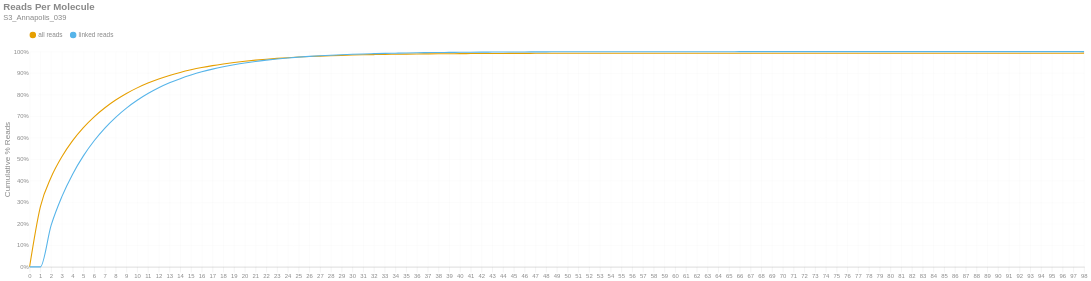

Notebook code for this chart:
### Markdown cell above
### Reads per Molecule
This chart shows the cumulative distribution of the number of reads per linked molecule. That is, how many alignments are associated with a unique molecule. This excludes the number of reads associated with invalid or absent linked-read barcodes. The `linked` histogram is the percentages recalculated when disregarding singletons.

### Code cell
if SKIPLR:
    print_html(f"Skipped")
else:
    counts = np.bincount(valids['reads'].cast(pl.Int64).to_numpy())
    weighted = counts * np.arange(len(counts))
    all_perc = weighted / n_reads
    linked_perc = weighted / n_linked_reads
    linked_perc[1] = 0
    binned_df = pl.DataFrame({
        'readsper': list(range(len(counts))),
        'all reads (cumsum)': np.cumsum(all_perc).tolist(),
        'linked reads (cumsum)': np.cumsum(linked_perc).tolist(),
    })

    with SafeRender(binned_df):
        (
            density_plot(binned_df, 'Reads Per Molecule', samplename, 'readspmol')
            .encode(
                x=alt.X('readsper:O', title=None).axis(labelAngle=0).scale(padding=0),
                y=alt.Y('value:Q', title='Cumulative % Reads').axis(format='%').stack(False),
                color=alt.Color("key:N").scale(domain=["all reads", "linked reads"]),
                tooltip=[
                    alt.Tooltip("key:N", title="Data Type"),
                    alt.Tooltip("readsper:O", title="Reads Per Molecule"),
                    alt.Tooltip("value:Q", format=".2%", title="% Reads (Cum.)")
                ]            
            )
        ).display()

### Figure 1 — Vega-Lite specification as saved in the notebook (floating-point values rounded to 4 significant figures)
{"width": "container", "height": 400, "config": {"title": {"anchor": "start", "dy": -15, "fontSize": 18, "color": "#888888", "subtitleColor": "#888888", "subtitleFontSize": 14}, "arc": {"fill": "#0072B2"}, "axis": {"domainColor": "#888888", "domainWidth": 0.5, "gridWidth": 0.2, "grid": false, "titleFontWeight": 400, "titleFontSize": 15, "labelFontSize": 11, "labelColor": "#888888", "tickColor": "#888888", "tickWidth": 0.2, "titleColor": "#888888"}, "axisBand": {"grid": false}, "axisX": {"grid": true, "tickSize": 10, "domainCap": "round"}, "axisY": {"domain": false, "grid": true, "tickSize": 0, "domainCap": "round"}, "background": "transparent", "header": {"labelFontSize": 15, "labelColor": "#888888", "titleFontSize": 15, "titleFontWeight": 600, "titleColor": "#888888"}, "legend": {"labelFont": "sans-serif", "labelFontSize": 12, "labelColor": "#888888", "symbolSize": 100, "symbolType": "circle", "titleFontSize": 12, "titlePadding": 10, "titleColor": "#888888", "title": null, "orient": "top"}, "range": {"category": ["#E69F00", "#56B4E9", "#009E73", "#F0E442", "#0072B2", "#D55E00", "#CC79A7", "#000000"], "diverging": ["#cfe8f3", "#a2d4ec", "#73bfe2", "#46abdb", "#1696d2", "#12719e"]}, "area": {"fill": "#0072B2", "fillOpacity": 0.7, "line": true, "strokeOpacity": 0.7}, "line": {"color": "#0072B2", "stroke": "#0072B2", "strokeWidth": 2}, "trail": {"color": "#0072B2", "stroke": "#0072B2", "strokeWidth": 0, "size": 1}, "point": {"filled": true, "fillOpacity": 1.0, "size": 95}, "text": {"color": "#888888", "fontSize": 11, "align": "right", "fontWeight": 400, "size": 11}, "bar": {"fill": "#0072B2", "stroke": null}, "view": {"stroke": null, "continuousWidth": 660, "continuousHeight": 400}}, "data": {"name": "data-2d34e6ff9752b0e0c32c233182d02ba0"}, "mark": {"type": "line", "interpolate": "monotone", "point": {"opacity": 0, "size": 275}}, "encoding": {"color": {"field": "key", "scale": {"domain": ["all reads", "linked reads"]}, "type": "nominal"}, "tooltip": [{"field": "key", "title": "Data Type", "type": "nominal"}, {"field": "readsper", "title": "Reads Per Molecule", "type": "ordinal"}, {"field": "value", "format": ".2%", "title": "% Reads (Cum.)", "type": "quantitative"}], "x": {"axis": {"labelAngle": 0}, "field": "readsper", "scale": {"padding": 0}, "title": null, "type": "ordinal"}, "y": {"axis": {"format": "%"}, "field": "value", "stack": false, "title": "Cumulative % Reads", "type": "quantitative"}}, "params": [{"name": "param_c36ac31b6afebe62", "select": {"type": "point", "fields": ["key"]}, "bind": "legend"}], "title": {"text": "Reads Per Molecule", "subtitle": "S3_Annapolis_039"}, "transform": [{"fold": ["all reads (cumsum)", "linked reads (cumsum)"]}, {"calculate": "replace(datum.key, ' (cumsum)', '')", "as": "key"}, {"filter": {"param": "param_c36ac31b6afebe62"}}], "usermeta": {"embedOptions": {"downloadFileName": "S3_Annapolis_039.readspmol"}}, "$schema": "https://vega.github.io/schema/vega-lite/v6.1.0.json", "datasets": {"data-2d34e6ff9752b0e0c32c233182d02ba0": [{"readsper": 0, "all reads (cumsum)": 0.0, "linked reads (cumsum)": 0.0}, {"readsper": 1, "all reads (cumsum)": 0.279, "linked reads (cumsum)": 0.0}, {"readsper": 2, "all reads (cumsum)": 0.4164, "linked reads (cumsum)": 0.1924}, {"readsper": 3, "all reads (cumsum)": 0.5119, "linked reads (cumsum)": 0.3261}, {"readsper": 4, "all reads (cumsum)": 0.5864, "linked reads (cumsum)": 0.4306}, {"readsper": 5, "all reads (cumsum)": 0.6471, "linked reads (cumsum)": 0.5155}, {"readsper": 6, "all reads (cumsum)": 0.6972, "linked reads (cumsum)": 0.5858}, {"readsper": 7, "all reads (cumsum)": 0.7394, "linked reads (cumsum)": 0.6449}, {"readsper": 8, "all reads (cumsum)": 0.7751, "linked reads (cumsum)": 0.6949}, {"readsper": 9, "all reads (cumsum)": 0.8057, "linked reads (cumsum)": 0.7377}, {"readsper": 10, "all reads (cumsum)": 0.8317, "linked reads (cumsum)": 0.7741}, {"readsper": 11, "all reads (cumsum)": 0.8539, "linked reads (cumsum)": 0.8052}, {"readsper": 12, "all reads (cumsum)": 0.873, "linked reads (cumsum)": 0.832}, {"readsper": 13, "all reads (cumsum)": 0.8895, "linked reads (cumsum)": 0.855}, {"readsper": 14, "all reads (cumsum)": 0.9034, "linked reads (cumsum)": 0.8746}, {"readsper": 15, "all reads (cumsum)": 0.9154, "linked reads (cumsum)": 0.8914}, {"readsper": 16, "all reads (cumsum)": 0.926, "linked reads (cumsum)": 0.9061}, {"readsper": 17, "all reads (cumsum)": 0.9351, "linked reads (cumsum)": 0.9189}, {"readsper": 18, "all reads (cumsum)": 0.9427, "linked reads (cumsum)": 0.9296}, {"readsper": 19, "all reads (cumsum)": 0.9495, "linked reads (cumsum)": 0.9391}, {"readsper": 20, "all reads (cumsum)": 0.9554, "linked reads (cumsum)": 0.9475}, {"readsper": 21, "all reads (cumsum)": 0.9605, "linked reads (cumsum)": 0.9546}, {"readsper": 22, "all reads (cumsum)": 0.9648, "linked reads (cumsum)": 0.9606}, {"readsper": 23, "all reads (cumsum)": 0.9686, "linked reads (cumsum)": 0.9659}, {"readsper": 24, "all reads (cumsum)": 0.9719, "linked reads (cumsum)": 0.9705}, {"readsper": 25, "all reads (cumsum)": 0.9748, "linked reads (cumsum)": 0.9746}, {"readsper": 26, "all reads (cumsum)": 0.9772, "linked reads (cumsum)": 0.978}, {"readsper": 27, "all reads (cumsum)": 0.9793, "linked reads (cumsum)": 0.9809}, {"readsper": 28, "all reads (cumsum)": 0.9812, "linked reads (cumsum)": 0.9835}, {"readsper": 29, "all reads (cumsum)": 0.9827, "linked reads (cumsum)": 0.9857}, {"readsper": 30, "all reads (cumsum)": 0.9841, "linked reads (cumsum)": 0.9876}, {"readsper": 31, "all reads (cumsum)": 0.9853, "linked reads (cumsum)": 0.9893}, {"readsper": 32, "all reads (cumsum)": 0.9863, "linked reads (cumsum)": 0.9907}, {"readsper": 33, "all reads (cumsum)": 0.9872, "linked reads (cumsum)": 0.9919}, {"readsper": 34, "all reads (cumsum)": 0.9879, "linked reads (cumsum)": 0.9929}, {"readsper": 35, "all reads (cumsum)": 0.9886, "linked reads (cumsum)": 0.9939}, {"readsper": 36, "all reads (cumsum)": 0.9893, "linked reads (cumsum)": 0.9948}, {"readsper": 37, "all reads (cumsum)": 0.9897, "linked reads (cumsum)": 0.9955}, {"readsper": 38, "all reads (cumsum)": 0.9902, "linked reads (cumsum)": 0.9961}, {"readsper": 39, "all reads (cumsum)": 0.9905, "linked reads (cumsum)": 0.9965}, {"readsper": 40, "all reads (cumsum)": 0.9908, "linked reads (cumsum)": 0.997}, {"readsper": 41, "all reads (cumsum)": 0.9911, "linked reads (cumsum)": 0.9974}, {"readsper": 42, "all reads (cumsum)": 0.9913, "linked reads (cumsum)": 0.9977}, {"readsper": 43, "all reads (cumsum)": 0.9915, "linked reads (cumsum)": 0.998}, {"readsper": 44, "all reads (cumsum)": 0.9917, "linked reads (cumsum)": 0.9983}, {"readsper": 45, "all reads (cumsum)": 0.9919, "linked reads (cumsum)": 0.9985}, {"readsper": 46, "all reads (cumsum)": 0.992, "linked reads (cumsum)": 0.9987}, {"readsper": 47, "all reads (cumsum)": 0.9922, "linked reads (cumsum)": 0.9989}, {"readsper": 48, "all reads (cumsum)": 0.9923, "linked reads (cumsum)": 0.9991}, {"readsper": 49, "all reads (cumsum)": 0.9924, "linked reads (cumsum)": 0.9992}, {"readsper": 50, "all reads (cumsum)": 0.9924, "linked reads (cumsum)": 0.9993}, {"readsper": 51, "all reads (cumsum)": 0.9925, "linked reads (cumsum)": 0.9994}, {"readsper": 52, "all reads (cumsum)": 0.9926, "linked reads (cumsum)": 0.9995}, {"readsper": 53, "all reads (cumsum)": 0.9926, "linked reads (cumsum)": 0.9996}, {"readsper": 54, "all reads (cumsum)": 0.9927, "linked reads (cumsum)": 0.9996}, {"readsper": 55, "all reads (cumsum)": 0.9927, "linked reads (cumsum)": 0.9997}, {"readsper": 56, "all reads (cumsum)": 0.9928, "linked reads (cumsum)": 0.9997}, {"readsper": 57, "all reads (cumsum)": 0.9928, "linked reads (cumsum)": 0.9998}, {"readsper": 58, "all reads (cumsum)": 0.9928, "linked reads (cumsum)": 0.9998}, {"readsper": 59, "all reads (cumsum)": 0.9928, "linked reads (cumsum)": 0.9998}, {"readsper": 60, "all reads (cumsum)": 0.9929, "linked reads (cumsum)": 0.9998}, {"readsper": 61, "all reads (cumsum)": 0.9929, "linked reads (cumsum)": 0.9999}, {"readsper": 62, "all reads (cumsum)": 0.9929, "linked reads (cumsum)": 0.9999}, {"readsper": 63, "all reads (cumsum)": 0.9929, "linked reads (cumsum)": 0.9999}, {"readsper": 64, "all reads (cumsum)": 0.9929, "linked reads (cumsum)": 0.9999}, {"readsper": 65, "all reads (cumsum)": 0.9929, "linked reads (cumsum)": 0.9999}, {"readsper": 66, "all reads (cumsum)": 0.9929, "linked reads (cumsum)": 0.9999}, {"readsper": 67, "all reads (cumsum)": 0.9929, "linked reads (cumsum)": 0.9999}, {"readsper": 68, "all reads (cumsum)": 0.9929, "linked reads (cumsum)": 0.9999}, {"readsper": 69, "all reads (cumsum)": 0.9929, "linked reads (cumsum)": 0.9999}, {"readsper": 70, "all reads (cumsum)": 0.9929, "linked reads (cumsum)": 0.9999}, {"readsper": 71, "all reads (cumsum)": 0.9929, "linked reads (cumsum)": 1.0}, {"readsper": 72, "all reads (cumsum)": 0.9929, "linked reads (cumsum)": 1.0}, {"readsper": 73, "all reads (cumsum)": 0.9929, "linked reads (cumsum)": 1.0}, {"readsper": 74, "all reads (cumsum)": 0.9929, "linked reads (cumsum)": 1.0}, {"readsper": 75, "all reads (cumsum)": 0.9929, "linked reads (cumsum)": 1.0}, {"readsper": 76, "all reads (cumsum)": 0.9929, "linked reads (cumsum)": 1.0}, {"readsper": 77, "all reads (cumsum)": 0.9929, "linked reads (cumsum)": 1.0}, {"readsper": 78, "all reads (cumsum)": 0.9929, "linked reads (cumsum)": 1.0}, {"readsper": 79, "all reads (cumsum)": 0.9929, "linked reads (cumsum)": 1.0}, {"readsper": 80, "all reads (cumsum)": 0.9929, "linked reads (cumsum)": 1.0}, {"readsper": 81, "all reads (cumsum)": 0.993, "linked reads (cumsum)": 1.0}, {"readsper": 82, "all reads (cumsum)": 0.993, "linked reads (cumsum)": 1.0}, {"readsper": 83, "all reads (cumsum)": 0.993, "linked reads (cumsum)": 1.0}, {"readsper": 84, "all reads (cumsum)": 0.993, "linked reads (cumsum)": 1.0}, {"readsper": 85, "all reads (cumsum)": 0.993, "linked reads (cumsum)": 1.0}, {"readsper": 86, "all reads (cumsum)": 0.993, "linked reads (cumsum)": 1.0}, {"readsper": 87, "all reads (cumsum)": 0.993, "linked reads (cumsum)": 1.0}, {"readsper": 88, "all reads (cumsum)": 0.993, "linked reads (cumsum)": 1.0}, {"readsper": 89, "all reads (cumsum)": 0.993, "linked reads (cumsum)": 1.0}, {"readsper": 90, "all reads (cumsum)": 0.993, "linked reads (cumsum)": 1.0}, {"readsper": 91, "all reads (cumsum)": 0.993, "linked reads (cumsum)": 1.0}, {"readsper": 92, "all reads (cumsum)": 0.993, "linked reads (cumsum)": 1.0}, {"readsper": 93, "all reads (cumsum)": 0.993, "linked reads (cumsum)": 1.0}, {"readsper": 94, "all reads (cumsum)": 0.993, "linked reads (cumsum)": 1.0}, {"readsper": 95, "all reads (cumsum)": 0.993, "linked reads (cumsum)": 1.0}, {"readsper": 96, "all reads (cumsum)": 0.993, "linked reads (cumsum)": 1.0}, {"readsper": 97, "all reads (cumsum)": 0.993, "linked reads (cumsum)": 1.0}, {"readsper": 98, "all reads (cumsum)": 0.993, "linked reads (cumsum)": 1.0}]}}
